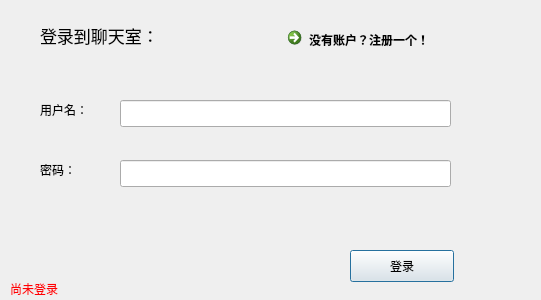
<?xml version="1.0" encoding="UTF-8"?>
<ui version="4.0">
 <class>Login</class>
 <widget class="QDialog" name="Login">
  <property name="geometry">
   <rect>
    <x>0</x>
    <y>0</y>
    <width>541</width>
    <height>300</height>
   </rect>
  </property>
  <property name="windowTitle">
   <string>登录</string>
  </property>
  <widget class="QLabel" name="label">
   <property name="geometry">
    <rect>
     <x>40</x>
     <y>20</y>
     <width>161</width>
     <height>31</height>
    </rect>
   </property>
   <property name="font">
    <font>
     <family>微软雅黑</family>
     <pointsize>13</pointsize>
    </font>
   </property>
   <property name="text">
    <string>登录到聊天室：</string>
   </property>
  </widget>
  <widget class="QLabel" name="label_2">
   <property name="geometry">
    <rect>
     <x>40</x>
     <y>100</y>
     <width>141</width>
     <height>19</height>
    </rect>
   </property>
   <property name="text">
    <string>用户名：</string>
   </property>
  </widget>
  <widget class="QLabel" name="label_3">
   <property name="geometry">
    <rect>
     <x>40</x>
     <y>160</y>
     <width>141</width>
     <height>19</height>
    </rect>
   </property>
   <property name="text">
    <string>密码：</string>
   </property>
  </widget>
  <widget class="QLineEdit" name="Username_Text">
   <property name="geometry">
    <rect>
     <x>120</x>
     <y>100</y>
     <width>331</width>
     <height>27</height>
    </rect>
   </property>
  </widget>
  <widget class="QLineEdit" name="Password_Text">
   <property name="geometry">
    <rect>
     <x>120</x>
     <y>160</y>
     <width>331</width>
     <height>27</height>
    </rect>
   </property>
   <property name="echoMode">
    <enum>QLineEdit::Password</enum>
   </property>
  </widget>
  <widget class="QLabel" name="label_4">
   <property name="geometry">
    <rect>
     <x>170</x>
     <y>50</y>
     <width>191</width>
     <height>201</height>
    </rect>
   </property>
   <property name="styleSheet">
    <string notr="true"/>
   </property>
   <property name="text">
    <string/>
   </property>
   <property name="pixmap">
    <pixmap resource="image.qrc">:/image/logo.png</pixmap>
   </property>
   <property name="scaledContents">
    <bool>true</bool>
   </property>
  </widget>
  <widget class="QLabel" name="login_label">
   <property name="geometry">
    <rect>
     <x>10</x>
     <y>280</y>
     <width>501</width>
     <height>17</height>
    </rect>
   </property>
   <property name="font">
    <font>
     <family>微软雅黑</family>
    </font>
   </property>
   <property name="styleSheet">
    <string notr="true">color: rgb(255, 0, 4);</string>
   </property>
   <property name="text">
    <string>尚未登录</string>
   </property>
  </widget>
  <widget class="QPushButton" name="Login_Button">
   <property name="geometry">
    <rect>
     <x>350</x>
     <y>250</y>
     <width>104</width>
     <height>32</height>
    </rect>
   </property>
   <property name="text">
    <string>登录</string>
   </property>
   <property name="shortcut">
    <string>Return</string>
   </property>
  </widget>
  <widget class="QCommandLinkButton" name="CreateUser">
   <property name="geometry">
    <rect>
     <x>280</x>
     <y>20</y>
     <width>240</width>
     <height>50</height>
    </rect>
   </property>
   <property name="text">
    <string>没有账户？注册一个！</string>
   </property>
  </widget>
  <zorder>label_4</zorder>
  <zorder>label</zorder>
  <zorder>label_2</zorder>
  <zorder>label_3</zorder>
  <zorder>Username_Text</zorder>
  <zorder>Password_Text</zorder>
  <zorder>login_label</zorder>
  <zorder>Login_Button</zorder>
  <zorder>CreateUser</zorder>
 </widget>
 <resources>
  <include location="image.qrc"/>
 </resources>
 <connections/>
</ui>
